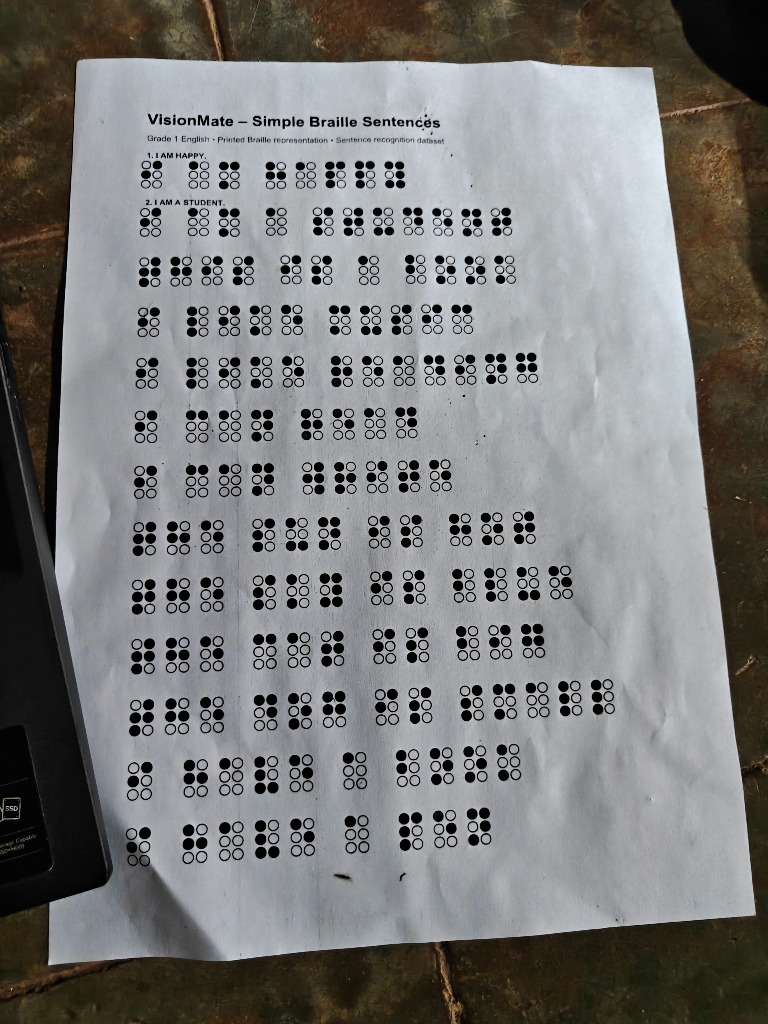
#> input picture embossed_braille_recognition/testing/experiments/test_user_scanned_sheet.jpg, 768 x 1024 px, found by its file name
$ python inspect_circles.py
#> lines starting #> are read from the running program, lines starting #| are printed output that depends on the picture
import numpy as np
from PIL import Image

img = Image.open('scratch/test_user_scanned_sheet.jpg').convert('L')
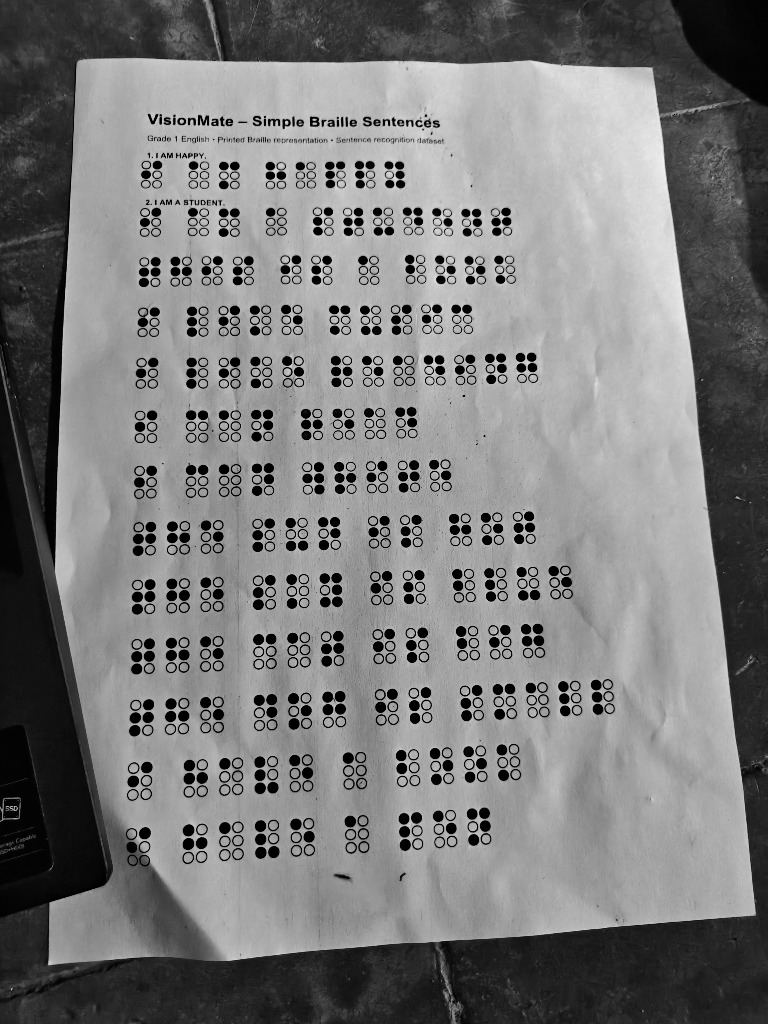
#> img: PIL image 768x1024 L; min 0, max 242, mean 121.5
arr = np.array(img)

# In crop y in [150, 195], x in [130, 420]
# Cell 1 ('I'):
# Dot 1 (Hollow): y=165, x=138
# Dot 4 (Solid):  y=165, x=154
# Dot 2 (Solid):  y=175, x=138
# Dot 5 (Hollow): y=175, x=154
# Dot 3 (Hollow): y=185, x=138
# Dot 6 (Hollow): y=185, x=154

def inspect_circle(name, cy, cx):
#> called with name = 'Letter I - Dot 1 (Hollow)', cy = 165, cx = 138
    sub = arr[cy-5:cy+6, cx-5:cx+6]
    core = arr[cy-1:cy+2, cx-1:cx+2]
#> core = [[176, 182, 174], [172, 176, 177], [178, 171, 172]]
    outer = []
    for dy in range(-5, 6):
        for dx in range(-5, 6):
            r = np.sqrt(dx*dx + dy*dy)
            if 3.0 <= r <= 5.0:
                outer.append(arr[cy+dy, cx+dx])
#> after the loop, outer = 56 values, max 183 at index 46, min 1 at index 20, mean 157.5
    bg = []
    for dy in range(-7, 8):
        for dx in range(-7, 8):
            r = np.sqrt(dx*dx + dy*dy)
            if 5.5 <= r <= 7.5:
                bg.append(arr[cy+dy, cx+dx])
#> after the loop, bg = 80 values, max 189 at index 57, min 10 at index 28, mean 164.6
    print(f"\n{name} at ({cx}, {cy}):")
    print(f"  Core (3x3) mean: {core.mean():.1f}, min: {core.min()}, max: {core.max()}")
#|   Core (3x3) mean: 175.3, min: 171, max: 182
    print(f"  Ring mean: {np.mean(outer):.1f}")
#|   Ring mean: 157.5
    print(f"  Local BG mean: {np.mean(bg):.1f}")
#|   Local BG mean: 164.6
    print("  Submatrix (11x11):")
    for row in sub:
        print("  " + " ".join([f"{v:3d}" for v in row]))
#> this loop made 11 passes
#> row on passes 1 to 11: [169, 173, 172, 176, 174, 178, 172, 179, 178, 171, 170], [169, 173, 173, 173, 180, 170, 181, 174, 174, 160, 115], [170, 174, 173, 178, 170, 177, 176, 172, 168, 105, 10], [170, 174, 173, 178, 175, 181, 175, 174, 153, 1, 171], [169, 174, 173, 172, 176, 182, 174, 176, 105, 44, 180], [169, 174, 174, 175, 172, 176, 177, 169, 106, 64, 180], [169, 174, 175, 176, 178, 171, 172, 178, 141, 13, 168], [169, 175, 176, 172, 177, 174, 178, 177, 176, 21, 62], [171, 173, 172, 174, 179, 174, 182, 177, 183, 164, 28], [173, 175, 175, 178, 175, 182, 175, 183, 183, 189, 179], [173, 176, 175, 177, 176, 181, 183, 181, 180, 182, 167]
#|   169 173 172 176 174 178 172 179 178 171 170
#|   169 173 173 173 180 170 181 174 174 160 115
#|   170 174 173 178 170 177 176 172 168 105  10
#|   170 174 173 178 175 181 175 174 153   1 171
#|   169 174 173 172 176 182 174 176 105  44 180
#|   169 174 174 175 172 176 177 169 106  64 180
#|   169 174 175 176 178 171 172 178 141  13 168
#|   169 175 176 172 177 174 178 177 176  21  62
#> (further printed lines are left out)

inspect_circle("Letter I - Dot 1 (Hollow)", 165, 138)
inspect_circle("Letter I - Dot 4 (Solid)",  165, 154)
#|   Core (3x3) mean: 1.4, min: 0, max: 7
#|   Ring mean: 89.7
#|   Local BG mean: 126.7
#> the loop in inspect_circle (call 2), `for row in sub:` made 11 passes
#> row on passes 1 to 11: [181, 181, 193, 194, 190, 191, 186, 157, 156, 157, 166], [120, 181, 187, 189, 186, 140, 34, 1, 1, 3, 26], [14, 117, 188, 192, 112, 1, 5, 1, 2, 4, 2], [132, 12, 178, 172, 6, 1, 0, 3, 0, 0, 2], [167, 1, 175, 144, 1, 2, 1, 0, 4, 0, 0], [167, 2, 181, 142, 0, 0, 1, 3, 0, 2, 0], [122, 10, 192, 172, 7, 1, 0, 0, 0, 4, 0], [5, 132, 194, 191, 28, 0, 5, 0, 1, 0, 3], [101, 196, 191, 195, 189, 60, 1, 1, 1, 1, 21], [186, 196, 196, 204, 210, 190, 160, 130, 113, 136, 170], [174, 190, 198, 203, 198, 179, 137, 111, 114, 129, 154]
#|   181 181 193 194 190 191 186 157 156 157 166
#|   120 181 187 189 186 140  34   1   1   3  26
#|    14 117 188 192 112   1   5   1   2   4   2
#|   132  12 178 172   6   1   0   3   0   0   2
#|   167   1 175 144   1   2   1   0   4   0   0
#|   167   2 181 142   0   0   1   3   0   2   0
#|   122  10 192 172   7   1   0   0   0   4   0
#|     5 132 194 191  28   0   5   0   1   0   3
#> (further printed lines are left out)
inspect_circle("Letter I - Dot 2 (Solid)",  175, 138)
#|   Core (3x3) mean: 180.6, min: 177, max: 184
#|   Ring mean: 148.1
#|   Local BG mean: 137.2
inspect_circle("Letter I - Dot 5 (Hollow)", 175, 154)
#|   Core (3x3) mean: 144.7, min: 7, max: 209
#|   Ring mean: 141.4
#|   Local BG mean: 110.6
